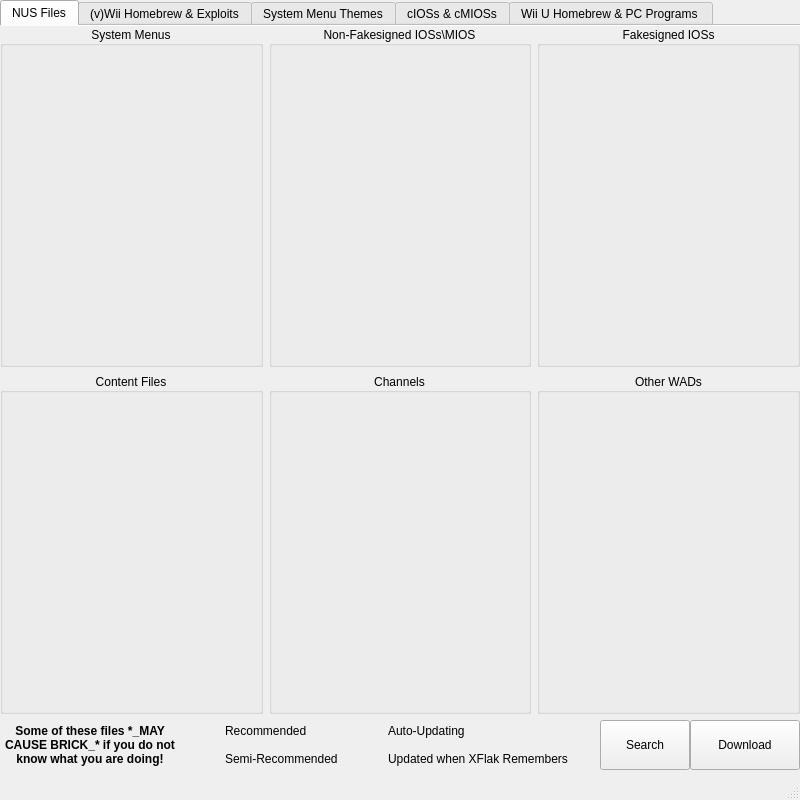
<?xml version="1.0" encoding="UTF-8"?>
<ui version="4.0">
 <author>Korbo</author>
 <class>mainWindow</class>
 <widget class="QMainWindow" name="mainWindow">
  <property name="geometry">
   <rect>
    <x>0</x>
    <y>0</y>
    <width>800</width>
    <height>800</height>
   </rect>
  </property>
  <property name="sizePolicy">
   <sizepolicy hsizetype="Fixed" vsizetype="Fixed">
    <horstretch>0</horstretch>
    <verstretch>0</verstretch>
   </sizepolicy>
  </property>
  <property name="windowTitle">
   <string>ModMii</string>
  </property>
  <property name="windowIcon">
   <iconset resource="resource.qrc">
    <normaloff>:/base/mainIcon</normaloff>:/base/mainIcon</iconset>
  </property>
  <property name="toolButtonStyle">
   <enum>Qt::ToolButtonStyle::ToolButtonTextBesideIcon</enum>
  </property>
  <widget class="QWidget" name="centralwidget">
   <widget class="QTabWidget" name="tabWidget">
    <property name="geometry">
     <rect>
      <x>0</x>
      <y>0</y>
      <width>800</width>
      <height>721</height>
     </rect>
    </property>
    <property name="currentIndex">
     <number>0</number>
    </property>
    <property name="documentMode">
     <bool>true</bool>
    </property>
    <widget class="QWidget" name="nus">
     <attribute name="icon">
      <iconset resource="resource.qrc">
       <normaloff>:/base/svg_nus</normaloff>:/base/svg_nus</iconset>
     </attribute>
     <attribute name="title">
      <string>NUS Files</string>
     </attribute>
     <widget class="QWidget" name="nusLayout">
      <property name="geometry">
       <rect>
        <x>0</x>
        <y>0</y>
        <width>800</width>
        <height>688</height>
       </rect>
      </property>
      <layout class="QGridLayout" name="nusLayout">
       <item row="0" column="0">
        <widget class="DownloadListSection" name="sysmenus">
         <property name="sizePolicy">
          <sizepolicy hsizetype="Expanding" vsizetype="Expanding">
           <horstretch>0</horstretch>
           <verstretch>0</verstretch>
          </sizepolicy>
         </property>
         <property name="title">
          <string>System Menus</string>
         </property>
         <property name="alignment">
          <set>Qt::AlignmentFlag::AlignCenter</set>
         </property>
        </widget>
       </item>
       <item row="0" column="1">
        <widget class="DownloadListSection" name="realsigned">
         <property name="sizePolicy">
          <sizepolicy hsizetype="Expanding" vsizetype="Expanding">
           <horstretch>0</horstretch>
           <verstretch>0</verstretch>
          </sizepolicy>
         </property>
         <property name="title">
          <string>Non-Fakesigned IOSs\MIOS</string>
         </property>
         <property name="alignment">
          <set>Qt::AlignmentFlag::AlignCenter</set>
         </property>
        </widget>
       </item>
       <item row="0" column="2">
        <widget class="DownloadListSection" name="fakesigned">
         <property name="sizePolicy">
          <sizepolicy hsizetype="Expanding" vsizetype="Expanding">
           <horstretch>0</horstretch>
           <verstretch>0</verstretch>
          </sizepolicy>
         </property>
         <property name="title">
          <string>Fakesigned IOSs</string>
         </property>
         <property name="alignment">
          <set>Qt::AlignmentFlag::AlignCenter</set>
         </property>
        </widget>
       </item>
       <item row="1" column="0">
        <widget class="DownloadListSection" name="contents">
         <property name="sizePolicy">
          <sizepolicy hsizetype="Expanding" vsizetype="Expanding">
           <horstretch>0</horstretch>
           <verstretch>0</verstretch>
          </sizepolicy>
         </property>
         <property name="title">
          <string>Content Files</string>
         </property>
         <property name="alignment">
          <set>Qt::AlignmentFlag::AlignCenter</set>
         </property>
        </widget>
       </item>
       <item row="1" column="1">
        <widget class="DownloadListSection" name="channels">
         <property name="sizePolicy">
          <sizepolicy hsizetype="Expanding" vsizetype="Expanding">
           <horstretch>0</horstretch>
           <verstretch>0</verstretch>
          </sizepolicy>
         </property>
         <property name="title">
          <string>Channels</string>
         </property>
         <property name="alignment">
          <set>Qt::AlignmentFlag::AlignCenter</set>
         </property>
        </widget>
       </item>
       <item row="1" column="2">
        <widget class="DownloadListSection" name="other">
         <property name="sizePolicy">
          <sizepolicy hsizetype="Expanding" vsizetype="Expanding">
           <horstretch>0</horstretch>
           <verstretch>0</verstretch>
          </sizepolicy>
         </property>
         <property name="title">
          <string>Other WADs</string>
         </property>
         <property name="alignment">
          <set>Qt::AlignmentFlag::AlignCenter</set>
         </property>
        </widget>
       </item>
      </layout>
      <zorder>fakesigned</zorder>
      <zorder>channels</zorder>
      <zorder>other</zorder>
      <zorder>sysmenus</zorder>
      <zorder>realsigned</zorder>
      <zorder>contents</zorder>
     </widget>
    </widget>
    <widget class="QWidget" name="homebrew">
     <attribute name="icon">
      <iconset resource="resource.qrc">
       <normaloff>:/base/svg_program</normaloff>:/base/svg_program</iconset>
     </attribute>
     <attribute name="title">
      <string>(v)Wii Homebrew &amp;&amp; Exploits</string>
     </attribute>
     <widget class="QWidget" name="wiiLayout">
      <property name="geometry">
       <rect>
        <x>0</x>
        <y>0</y>
        <width>800</width>
        <height>688</height>
       </rect>
      </property>
      <layout class="QGridLayout" name="wiiLayout">
       <item row="1" column="0">
        <widget class="DownloadListSection" name="hbc">
         <property name="sizePolicy">
          <sizepolicy hsizetype="Expanding" vsizetype="Expanding">
           <horstretch>0</horstretch>
           <verstretch>0</verstretch>
          </sizepolicy>
         </property>
         <property name="title">
          <string>Homebrew Channels</string>
         </property>
         <property name="alignment">
          <set>Qt::AlignmentFlag::AlignCenter</set>
         </property>
        </widget>
       </item>
       <item row="1" column="1">
        <widget class="DownloadListSection" name="vWiiHomebrew">
         <property name="sizePolicy">
          <sizepolicy hsizetype="Expanding" vsizetype="Expanding">
           <horstretch>0</horstretch>
           <verstretch>0</verstretch>
          </sizepolicy>
         </property>
         <property name="title">
          <string>vWii Only Homebrew</string>
         </property>
         <property name="alignment">
          <set>Qt::AlignmentFlag::AlignCenter</set>
         </property>
        </widget>
       </item>
       <item row="0" column="1">
        <widget class="DownloadListSection" name="wiiHomebrew">
         <property name="sizePolicy">
          <sizepolicy hsizetype="Expanding" vsizetype="Expanding">
           <horstretch>0</horstretch>
           <verstretch>0</verstretch>
          </sizepolicy>
         </property>
         <property name="title">
          <string>Wii-Only Homebrew</string>
         </property>
         <property name="alignment">
          <set>Qt::AlignmentFlag::AlignCenter</set>
         </property>
        </widget>
       </item>
       <item row="0" column="2" rowspan="2">
        <widget class="DownloadListSection" name="bothHomebrew">
         <property name="sizePolicy">
          <sizepolicy hsizetype="Expanding" vsizetype="Expanding">
           <horstretch>0</horstretch>
           <verstretch>0</verstretch>
          </sizepolicy>
         </property>
         <property name="title">
          <string>(v)Wii Homebrew</string>
         </property>
         <property name="alignment">
          <set>Qt::AlignmentFlag::AlignCenter</set>
         </property>
        </widget>
       </item>
       <item row="0" column="0">
        <widget class="DownloadListSection" name="exploits">
         <property name="sizePolicy">
          <sizepolicy hsizetype="Expanding" vsizetype="Expanding">
           <horstretch>0</horstretch>
           <verstretch>0</verstretch>
          </sizepolicy>
         </property>
         <property name="title">
          <string>Exploits</string>
         </property>
         <property name="alignment">
          <set>Qt::AlignmentFlag::AlignCenter</set>
         </property>
        </widget>
       </item>
      </layout>
     </widget>
    </widget>
    <widget class="QWidget" name="themes">
     <attribute name="icon">
      <iconset resource="resource.qrc">
       <normaloff>:/base/svg_theme</normaloff>:/base/svg_theme</iconset>
     </attribute>
     <attribute name="title">
      <string>System Menu Themes</string>
     </attribute>
     <widget class="QLabel" name="themeProtectWarning">
      <property name="geometry">
       <rect>
        <x>210</x>
        <y>630</y>
        <width>240</width>
        <height>60</height>
       </rect>
      </property>
      <property name="font">
       <font>
        <italic>true</italic>
        <bold>true</bold>
       </font>
      </property>
      <property name="text">
       <string> DON'T INSTALL THEMES WITHOUT PROTECTION: _BOOTMII, PRIILOADER AND NAND BACKUP_</string>
      </property>
      <property name="textFormat">
       <enum>Qt::TextFormat::MarkdownText</enum>
      </property>
      <property name="alignment">
       <set>Qt::AlignmentFlag::AlignCenter</set>
      </property>
      <property name="wordWrap">
       <bool>true</bool>
      </property>
      <property name="textInteractionFlags">
       <set>Qt::TextInteractionFlag::NoTextInteraction</set>
      </property>
     </widget>
     <widget class="QLabel" name="themeSysmenuWarning">
      <property name="geometry">
       <rect>
        <x>0</x>
        <y>630</y>
        <width>210</width>
        <height>60</height>
       </rect>
      </property>
      <property name="font">
       <font>
        <italic>true</italic>
        <bold>true</bold>
       </font>
      </property>
      <property name="text">
       <string>ONLY INSTALL THEMES FOR _YOUR SPECIFIC SYSTEM MENU VERSION AND REGION!_</string>
      </property>
      <property name="textFormat">
       <enum>Qt::TextFormat::MarkdownText</enum>
      </property>
      <property name="alignment">
       <set>Qt::AlignmentFlag::AlignCenter</set>
      </property>
      <property name="wordWrap">
       <bool>true</bool>
      </property>
      <property name="textInteractionFlags">
       <set>Qt::TextInteractionFlag::NoTextInteraction</set>
      </property>
     </widget>
     <widget class="ThemeGrid" name="themeGrid" native="true">
      <property name="geometry">
       <rect>
        <x>0</x>
        <y>0</y>
        <width>800</width>
        <height>630</height>
       </rect>
      </property>
      <property name="sizePolicy">
       <sizepolicy hsizetype="Expanding" vsizetype="Expanding">
        <horstretch>0</horstretch>
        <verstretch>0</verstretch>
       </sizepolicy>
      </property>
     </widget>
     <widget class="QComboBox" name="channelEffect">
      <property name="geometry">
       <rect>
        <x>690</x>
        <y>660</y>
        <width>110</width>
        <height>30</height>
       </rect>
      </property>
      <item>
       <property name="text">
        <string>No-Spin</string>
       </property>
      </item>
      <item>
       <property name="text">
        <string>Spin</string>
       </property>
      </item>
      <item>
       <property name="text">
        <string>Fast-Spin</string>
       </property>
      </item>
     </widget>
     <widget class="QLabel" name="channelEffectLabel">
      <property name="geometry">
       <rect>
        <x>590</x>
        <y>660</y>
        <width>100</width>
        <height>30</height>
       </rect>
      </property>
      <property name="text">
       <string>Channel Effect:</string>
      </property>
     </widget>
    </widget>
    <widget class="QWidget" name="cios">
     <attribute name="icon">
      <iconset resource="resource.qrc">
       <normaloff>:/base/svg_ios</normaloff>:/base/svg_ios</iconset>
     </attribute>
     <attribute name="title">
      <string>cIOSs &amp;&amp; cMIOSs</string>
     </attribute>
     <widget class="QWidget" name="ciosLayout">
      <property name="geometry">
       <rect>
        <x>0</x>
        <y>0</y>
        <width>800</width>
        <height>640</height>
       </rect>
      </property>
      <layout class="QGridLayout" name="ciosLayout">
       <item row="0" column="2">
        <widget class="DownloadListSection" name="hermes">
         <property name="title">
          <string>Hermes cIOSs</string>
         </property>
         <property name="alignment">
          <set>Qt::AlignmentFlag::AlignCenter</set>
         </property>
        </widget>
       </item>
       <item row="0" column="1" rowspan="2">
        <widget class="WaninCheckGrid" name="wanin">
         <property name="sizePolicy">
          <sizepolicy hsizetype="Preferred" vsizetype="Preferred">
           <horstretch>0</horstretch>
           <verstretch>0</verstretch>
          </sizepolicy>
         </property>
         <property name="title">
          <string>Waninkoko cIOSs</string>
         </property>
         <property name="alignment">
          <set>Qt::AlignmentFlag::AlignCenter</set>
         </property>
        </widget>
       </item>
       <item row="0" column="0" rowspan="2">
        <widget class="D2xCheckGrid" name="d2x">
         <property name="title">
          <string>d2x-d2xversion cIOSs</string>
         </property>
         <property name="alignment">
          <set>Qt::AlignmentFlag::AlignCenter</set>
         </property>
        </widget>
       </item>
       <item row="1" column="2">
        <widget class="DownloadListSection" name="cmios">
         <property name="title">
          <string>cMIOSs</string>
         </property>
         <property name="alignment">
          <set>Qt::AlignmentFlag::AlignCenter</set>
         </property>
        </widget>
       </item>
      </layout>
     </widget>
     <widget class="QLabel" name="ciosWarning">
      <property name="geometry">
       <rect>
        <x>585</x>
        <y>640</y>
        <width>215</width>
        <height>50</height>
       </rect>
      </property>
      <property name="font">
       <font>
        <bold>true</bold>
       </font>
      </property>
      <property name="text">
       <string>Unrecommended cIOSs are intended for compatibility testing or unique situations</string>
      </property>
      <property name="textFormat">
       <enum>Qt::TextFormat::PlainText</enum>
      </property>
      <property name="alignment">
       <set>Qt::AlignmentFlag::AlignCenter</set>
      </property>
      <property name="wordWrap">
       <bool>true</bool>
      </property>
      <property name="textInteractionFlags">
       <set>Qt::TextInteractionFlag::NoTextInteraction</set>
      </property>
     </widget>
     <widget class="QPushButton" name="d2xSettings">
      <property name="geometry">
       <rect>
        <x>0</x>
        <y>640</y>
        <width>90</width>
        <height>50</height>
       </rect>
      </property>
      <property name="text">
       <string>d2x Version
Settings</string>
      </property>
      <property name="iconSize">
       <size>
        <width>24</width>
        <height>24</height>
       </size>
      </property>
     </widget>
     <widget class="QPushButton" name="wiiRecommended">
      <property name="geometry">
       <rect>
        <x>235</x>
        <y>640</y>
        <width>170</width>
        <height>50</height>
       </rect>
      </property>
      <property name="text">
       <string>Select Recommended</string>
      </property>
      <property name="icon">
       <iconset resource="resource.qrc">
        <normaloff>:/base/svg_recommended</normaloff>:/base/svg_recommended</iconset>
      </property>
      <property name="iconSize">
       <size>
        <width>24</width>
        <height>24</height>
       </size>
      </property>
     </widget>
     <widget class="QPushButton" name="vWiiRecommended">
      <property name="geometry">
       <rect>
        <x>405</x>
        <y>640</y>
        <width>180</width>
        <height>50</height>
       </rect>
      </property>
      <property name="text">
       <string>Select Recommended
(vWii)</string>
      </property>
      <property name="icon">
       <iconset resource="resource.qrc">
        <normaloff>:/base/svg_recommended</normaloff>:/base/svg_recommended</iconset>
      </property>
      <property name="iconSize">
       <size>
        <width>24</width>
        <height>24</height>
       </size>
      </property>
     </widget>
     <widget class="QLabel" name="ciosInfo">
      <property name="geometry">
       <rect>
        <x>90</x>
        <y>640</y>
        <width>145</width>
        <height>50</height>
       </rect>
      </property>
      <property name="font">
       <font>
        <bold>true</bold>
       </font>
      </property>
      <property name="text">
       <string>e.g., cIOS249 [56] = cIOS at slot 249 based on IOS56</string>
      </property>
      <property name="textFormat">
       <enum>Qt::TextFormat::PlainText</enum>
      </property>
      <property name="alignment">
       <set>Qt::AlignmentFlag::AlignCenter</set>
      </property>
      <property name="wordWrap">
       <bool>true</bool>
      </property>
      <property name="textInteractionFlags">
       <set>Qt::TextInteractionFlag::NoTextInteraction</set>
      </property>
     </widget>
    </widget>
    <widget class="QWidget" name="misc">
     <attribute name="icon">
      <iconset resource="resource.qrc">
       <normaloff>:/base/svg_program</normaloff>:/base/svg_program</iconset>
     </attribute>
     <attribute name="title">
      <string>Wii U Homebrew &amp;&amp; PC Programs </string>
     </attribute>
     <widget class="QWidget" name="wiiuLayout">
      <property name="geometry">
       <rect>
        <x>0</x>
        <y>0</y>
        <width>800</width>
        <height>688</height>
       </rect>
      </property>
      <layout class="QGridLayout" name="wiiuLayout">
       <item row="0" column="1">
        <widget class="DownloadListSection" name="pc">
         <property name="sizePolicy">
          <sizepolicy hsizetype="Expanding" vsizetype="Expanding">
           <horstretch>0</horstretch>
           <verstretch>0</verstretch>
          </sizepolicy>
         </property>
         <property name="title">
          <string>PC Programs</string>
         </property>
         <property name="alignment">
          <set>Qt::AlignmentFlag::AlignCenter</set>
         </property>
        </widget>
       </item>
       <item row="0" column="0">
        <widget class="DownloadListSection" name="wiiuHomebrew">
         <property name="sizePolicy">
          <sizepolicy hsizetype="Expanding" vsizetype="Expanding">
           <horstretch>0</horstretch>
           <verstretch>0</verstretch>
          </sizepolicy>
         </property>
         <property name="title">
          <string>Wii U Homebrew</string>
         </property>
         <property name="alignment">
          <set>Qt::AlignmentFlag::AlignCenter</set>
         </property>
        </widget>
       </item>
      </layout>
     </widget>
    </widget>
   </widget>
   <widget class="QLabel" name="warning">
    <property name="geometry">
     <rect>
      <x>0</x>
      <y>720</y>
      <width>180</width>
      <height>50</height>
     </rect>
    </property>
    <property name="font">
     <font>
      <bold>true</bold>
     </font>
    </property>
    <property name="text">
     <string>Some of these files *_MAY CAUSE BRICK_* if you do not know what you are doing!</string>
    </property>
    <property name="textFormat">
     <enum>Qt::TextFormat::MarkdownText</enum>
    </property>
    <property name="alignment">
     <set>Qt::AlignmentFlag::AlignCenter</set>
    </property>
    <property name="wordWrap">
     <bool>true</bool>
    </property>
    <property name="textInteractionFlags">
     <set>Qt::TextInteractionFlag::NoTextInteraction</set>
    </property>
   </widget>
   <widget class="QPushButton" name="download">
    <property name="geometry">
     <rect>
      <x>690</x>
      <y>720</y>
      <width>110</width>
      <height>50</height>
     </rect>
    </property>
    <property name="text">
     <string>Download</string>
    </property>
    <property name="icon">
     <iconset resource="resource.qrc">
      <normaloff>:/base/svg_download</normaloff>:/base/svg_download</iconset>
    </property>
    <property name="iconSize">
     <size>
      <width>24</width>
      <height>24</height>
     </size>
    </property>
   </widget>
   <widget class="QWidget" name="legendLayout">
    <property name="geometry">
     <rect>
      <x>180</x>
      <y>720</y>
      <width>420</width>
      <height>50</height>
     </rect>
    </property>
    <layout class="QGridLayout" name="legendLayout">
     <item row="0" column="2">
      <widget class="QLabel" name="legendLabel1">
       <property name="text">
        <string>Recommended</string>
       </property>
      </widget>
     </item>
     <item row="0" column="1">
      <widget class="QLabel" name="legendIcon1"/>
     </item>
     <item row="0" column="0" rowspan="2">
      <spacer name="legendSpacer5">
       <property name="orientation">
        <enum>Qt::Orientation::Horizontal</enum>
       </property>
       <property name="sizeType">
        <enum>QSizePolicy::Policy::MinimumExpanding</enum>
       </property>
       <property name="sizeHint" stdset="0">
        <size>
         <width>0</width>
         <height>0</height>
        </size>
       </property>
      </spacer>
     </item>
     <item row="1" column="1">
      <widget class="QLabel" name="legendIcon2"/>
     </item>
     <item row="1" column="2">
      <widget class="QLabel" name="legendLabel2">
       <property name="text">
        <string>Semi-Recommended</string>
       </property>
      </widget>
     </item>
     <item row="0" column="3" rowspan="2">
      <spacer name="legendSpacer4">
       <property name="orientation">
        <enum>Qt::Orientation::Horizontal</enum>
       </property>
       <property name="sizeType">
        <enum>QSizePolicy::Policy::MinimumExpanding</enum>
       </property>
       <property name="sizeHint" stdset="0">
        <size>
         <width>0</width>
         <height>0</height>
        </size>
       </property>
      </spacer>
     </item>
     <item row="0" column="5">
      <widget class="QLabel" name="legendLabel3">
       <property name="text">
        <string>Auto-Updating</string>
       </property>
      </widget>
     </item>
     <item row="0" column="4">
      <widget class="QLabel" name="legendIcon3"/>
     </item>
     <item row="1" column="4">
      <widget class="QLabel" name="legendIcon4"/>
     </item>
     <item row="1" column="5">
      <widget class="QLabel" name="legendLabel4">
       <property name="text">
        <string>Updated when XFlak Remembers</string>
       </property>
      </widget>
     </item>
     <item row="0" column="6" rowspan="2">
      <spacer name="legendSpacer6">
       <property name="orientation">
        <enum>Qt::Orientation::Horizontal</enum>
       </property>
       <property name="sizeType">
        <enum>QSizePolicy::Policy::MinimumExpanding</enum>
       </property>
       <property name="sizeHint" stdset="0">
        <size>
         <width>0</width>
         <height>0</height>
        </size>
       </property>
      </spacer>
     </item>
    </layout>
   </widget>
   <widget class="QPushButton" name="search">
    <property name="geometry">
     <rect>
      <x>600</x>
      <y>720</y>
      <width>90</width>
      <height>50</height>
     </rect>
    </property>
    <property name="text">
     <string>Search</string>
    </property>
    <property name="icon">
     <iconset resource="resource.qrc">
      <normaloff>:/base/svg_download</normaloff>:/base/svg_download</iconset>
    </property>
    <property name="iconSize">
     <size>
      <width>24</width>
      <height>24</height>
     </size>
    </property>
   </widget>
  </widget>
  <widget class="QStatusBar" name="statusBar"/>
 </widget>
 <customwidgets>
  <customwidget>
   <class>D2xCheckGrid</class>
   <extends>QGroupBox</extends>
   <header>ciosWidgets</header>
   <container>1</container>
  </customwidget>
  <customwidget>
   <class>WaninCheckGrid</class>
   <extends>QGroupBox</extends>
   <header>ciosWidgets</header>
   <container>1</container>
  </customwidget>
  <customwidget>
   <class>DownloadListSection</class>
   <extends>QGroupBox</extends>
   <header>downloadWidgets</header>
   <container>1</container>
  </customwidget>
  <customwidget>
   <class>ThemeGrid</class>
   <extends>QWidget</extends>
   <header>ThemeGrid</header>
   <container>1</container>
  </customwidget>
 </customwidgets>
 <tabstops>
  <tabstop>tabWidget</tabstop>
  <tabstop>wiiRecommended</tabstop>
  <tabstop>vWiiRecommended</tabstop>
  <tabstop>d2xSettings</tabstop>
  <tabstop>download</tabstop>
 </tabstops>
 <resources>
  <include location="resource.qrc"/>
 </resources>
 <connections/>
 <designerdata>
  <property name="gridDeltaX">
   <number>10</number>
  </property>
  <property name="gridDeltaY">
   <number>10</number>
  </property>
  <property name="gridSnapX">
   <bool>true</bool>
  </property>
  <property name="gridSnapY">
   <bool>true</bool>
  </property>
  <property name="gridVisible">
   <bool>true</bool>
  </property>
 </designerdata>
</ui>
